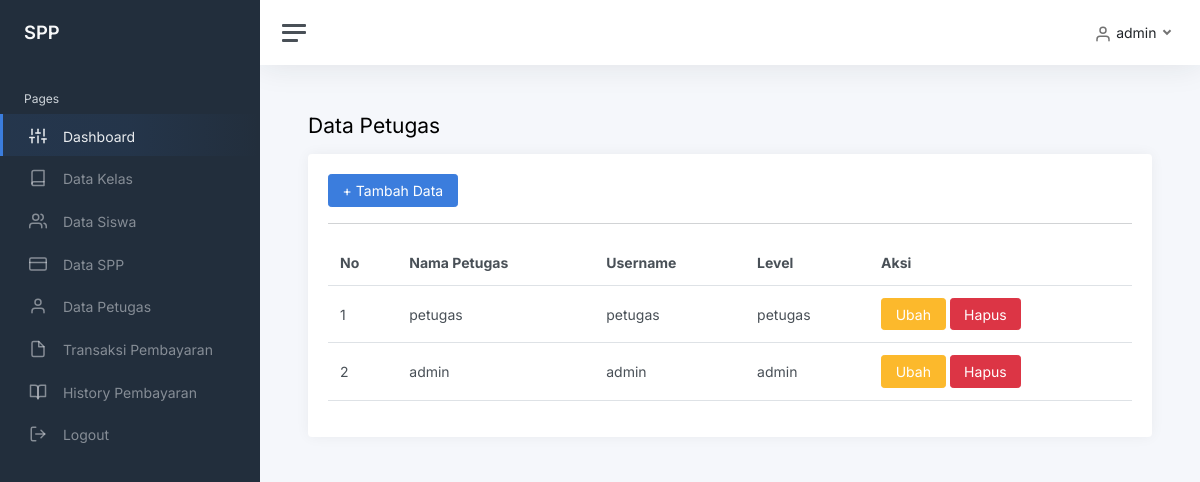
Page /index.php?page=petugas (signed in) on the committed database.
### tables this page shows
CREATE TABLE `petugas` (
  `id_petugas` int(11) NOT NULL,
  `username` varchar(25) DEFAULT NULL,
  `password` varchar(32) DEFAULT NULL,
  `nama_petugas` text,
  `level` enum('admin','petugas') DEFAULT NULL
);

### petugas.php (the view)
<h1 class="h3 mb-3">Data Petugas</h1>
    <div class="row">
        <div class="col-12">
            <div class="card">
                <div class="card-body">
                    <a href="?page=petugas_tambah" class="btn btn-primary">+ Tambah Data</a><hr>
                    <table class="table">
                        <tr>
                            <th>No</th>
                            <th>Nama Petugas</th>
                            <th>Username</th>
                            <th>Level</th>
                            <th>Aksi</th>
                        </tr>
                            <?php
                            $i=1;
                            $query = mysqli_query($koneksi, "SELECT * FROM petugas");
                            while ($data = mysqli_fetch_array($query)) {
                                ?>
                                <tr>
                                    <td><?php echo $i; ?></td>
                                    <td><?php echo $data['nama_petugas']; ?></td>
                                    <td><?php echo $data['username']; ?></td>
                                    <td><?php echo $data['level']; ?></td>
                                    <td>
                                        <a href="?page=petugas_ubah&id=<?php echo $data['id_petugas'];?>" class="btn btn-warning">Ubah</a>
                                        <a href="?page=petugas_hapus&id=<?php echo $data['id_petugas'];?>" class="btn btn-danger">Hapus</a>
                                    </td>
                                </tr>
                                <?php
                                $i++;
                            }
                            ?>
                    </table>
                </div>
            </div>
        </div>
    </div>

### rows in the picture
petugas: nama_petugas "petugas", username "petugas", level "petugas"
petugas: nama_petugas "admin", username "admin", level "admin"

### other values in the picture
$_SESSION['user']['nama_petugas'] "admin"
